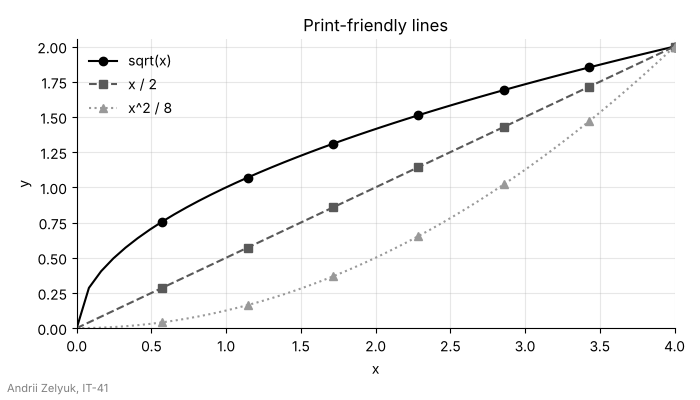

Python code for this plot:
import matplotlib.pyplot as plt
import numpy as np
from matplotlib.ticker import StrMethodFormatter

STUDENT_NAME = "Andrii Zelyuk"   # ім'я та прізвище транслітерацією
STUDENT_GROUP = "IT-41"   # група

x = np.linspace(0, 4, 50)

# графік для чорно-білого друку: лінії розрізняються стилем, маркером
# і відтінком сірого, а не кольором
lines = [
    ("sqrt(x)", np.sqrt(x), "black", "-", "o"),
    ("x / 2", x / 2, "0.35", "--", "s"),
    ("x^2 / 8", x ** 2 / 8, "0.6", ":", "^"),
]

fig, ax = plt.subplots(figsize=(7, 4))
for label, y, color, style, marker in lines:
    # маркер на кожній 7-й точці, щоб не захаращувати лінію
    ax.plot(x, y, color=color, linestyle=style, marker=marker,
            markevery=(7, 7), label=label)

ax.set_xlim(0, 4)
ax.set_ylim(0, 2.05)
ax.yaxis.set_major_formatter(StrMethodFormatter("{x:.2f}"))
ax.set_title("Print-friendly lines")
ax.set_xlabel("x")
ax.set_ylabel("y")
ax.grid(True, alpha=0.3)
ax.spines[["top", "right"]].set_visible(False)
ax.legend(loc="upper left", frameon=False)

fig.text(0.01, 0.02, f"{STUDENT_NAME}, {STUDENT_GROUP}", fontsize=8, color="gray")
fig.tight_layout(rect=(0, 0.02, 1, 1))

fig.savefig("task_6.png", dpi=100)
plt.show()
